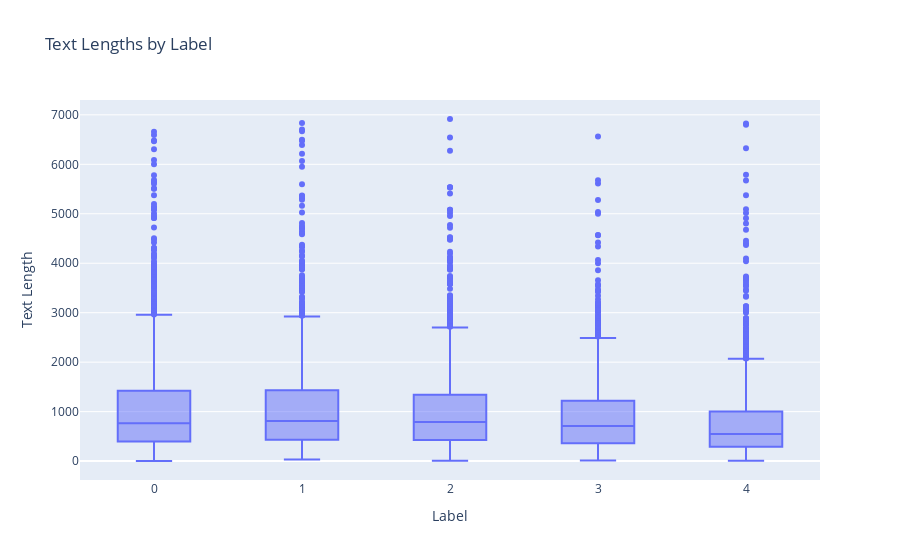

The notebook cell saved with this chart:
### Code cell
# Boxplot of text lengths by label using Plotly
fig = px.box(train_df, x='label', y='text_length', title='Text Lengths by Label')
fig.update_layout(
    xaxis_title='Label',
    yaxis_title='Text Length'
)
fig.show()

### Figure 1 — Plotly figure (JSON) as saved in the notebook; plotly's stock layout.template omitted (floating-point values rounded to 4 significant figures; data arrays with more than 128 entries replaced by an {"elided": "..."} marker saying what was removed)
{"data": [{"alignmentgroup": "True", "hovertemplate": "label=%{x}<br>text_length=%{y}<extra></extra>", "legendgroup": "", "marker": {"color": "#636efa"}, "name": "", "notched": false, "offsetgroup": "", "orientation": "v", "showlegend": false, "type": "box", "x": {"elided": "10000 int values"}, "x0": " ", "xaxis": "x", "y": {"elided": "10000 int values"}, "y0": " ", "yaxis": "y"}], "layout": {"boxmode": "group", "legend": {"tracegroupgap": 0}, "title": {"text": "Text Lengths by Label"}, "xaxis": {"anchor": "y", "domain": [0, 1], "title": {"text": "Label"}}, "yaxis": {"anchor": "x", "domain": [0, 1], "title": {"text": "Text Length"}}}}
